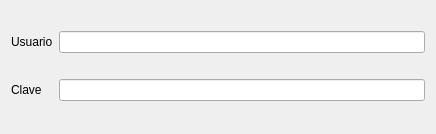
<?xml version="1.0" encoding="UTF-8"?>
<ui version="4.0">
 <class>Login</class>
 <widget class="QWidget" name="Login">
  <property name="geometry">
   <rect>
    <x>0</x>
    <y>0</y>
    <width>436</width>
    <height>134</height>
   </rect>
  </property>
  <property name="windowTitle">
   <string>Login</string>
  </property>
  <layout class="QGridLayout" name="gridLayout">
   <item row="0" column="0">
    <widget class="QLabel" name="lUsuario">
     <property name="text">
      <string>Usuario</string>
     </property>
    </widget>
   </item>
   <item row="0" column="1">
    <widget class="QLineEdit" name="leUsuario"/>
   </item>
   <item row="1" column="0">
    <widget class="QLabel" name="lClave">
     <property name="text">
      <string>Clave</string>
     </property>
    </widget>
   </item>
   <item row="1" column="1">
    <widget class="QLineEdit" name="leClave">
     <property name="echoMode">
      <enum>QLineEdit::Password</enum>
     </property>
    </widget>
   </item>
  </layout>
 </widget>
 <resources/>
 <connections/>
</ui>
